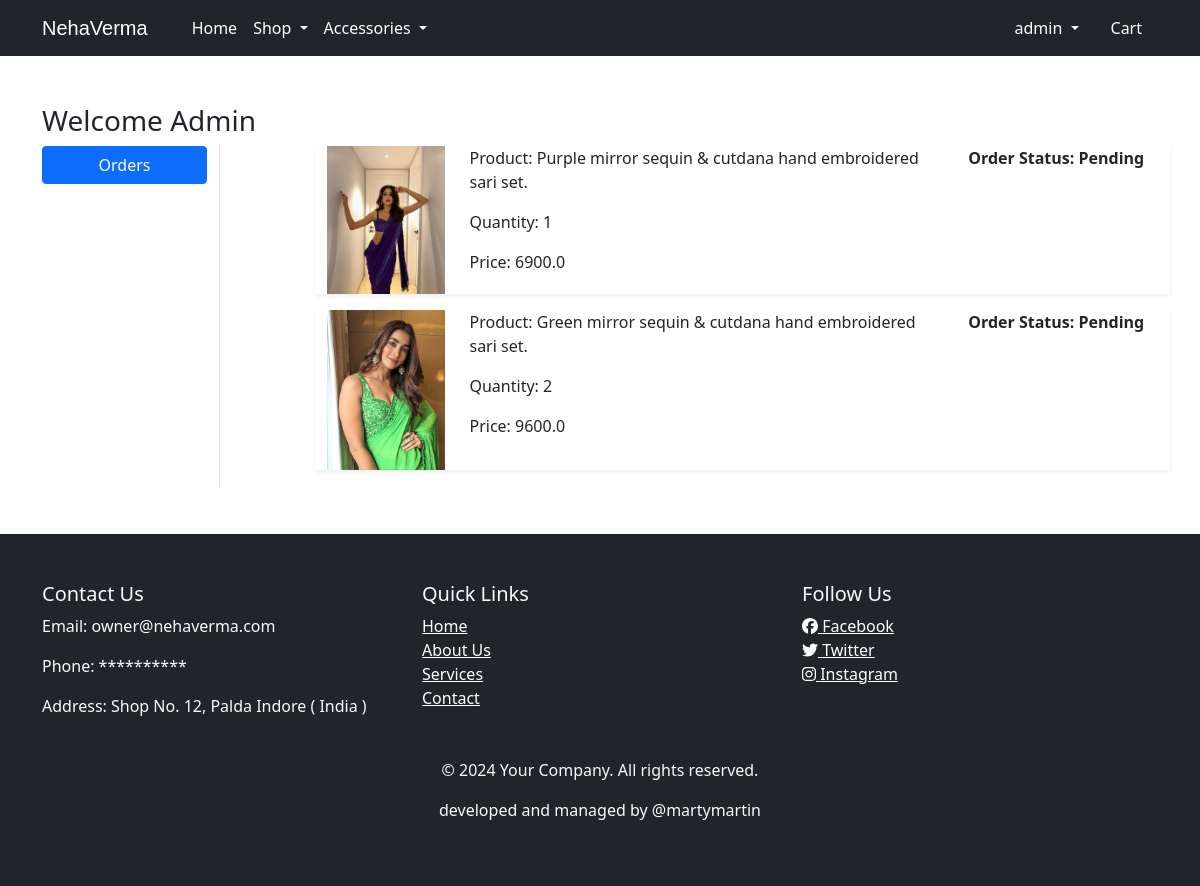
Screenshot of /orders/ (signed in) with the database file from the repository.
### app/models.py (models this page shows, shortened)
class OrderPlaced(models.Model):
    user = models.ForeignKey(User,on_delete=models.CASCADE)
    customer = models.ForeignKey(Customer,on_delete=models.CASCADE)
    product = models.ForeignKey(Product, on_delete=models.CASCADE)
    quantity = models.PositiveIntegerField(default=1)
    ordered_date = models.DateTimeField(auto_now_add=True)
    status = models.CharField(max_length=50,choices=STATUS_CHOICES,default='Pending')
    @property
    def total_cost(self):
        return self.quantity*self.product.discounted_price

class Product(models.Model):
    title = models.CharField(max_length=100)
    selling_price = models.FloatField()
    discounted_price = models.FloatField()
    description = models.TextField()
    brand = models.CharField(max_length=100)
    category = models.CharField(choices=CATEGORY_CHOICES,max_length=2)
    product_image=models.ImageField(upload_to='productimg')

### app/views.py (the view)
# urls.py: path('orders/', views.orders, name='orders'),
@login_required
def orders(request):
 op=OrderPlaced.objects.filter(user=request.user)
 return render(request, 'app/orders.html',{'order_placed':op})

### app/templates/app/orders.html (shortened to what this page needs)
{% extends 'app/base.html' %}
{% load static %}
{% block main-content %}
<div class="container my-5">
    <h3>Welcome <span class="text-capitalize">{{ request.user }}</span></h3>
    <div class="row">
        <div class="col-sm-2 border-end">
            <ul class="list-unstyled">
                <li class="d-grid"><a href="{% url 'orders' %}" class="btn btn-primary">Orders</a></li>
            </ul>
        </div>
        <div class="col-sm-9 offset-sm-1">
            {% for order in order_placed  %}
            <div class="row shadow-sm mb-3">
                <div class="col-sm-2">
                    <img src="{{ order.product.product_image.url }}" alt="{{ order.product.title }}" class="img-fluid" height="150" width="150">
                </div>
                <div class="col-sm-7">
                    <p>Product: {{ order.product.title }}</p>
                    <p>Quantity: {{ order.quantity }}</p>
                    <p>Price: {{ order.total_cost }}</p>
                </div>
                <div class="col-sm-3 fw-bold">
                    <p>Order Status: {{ order.status }}</p>
                </div>
            </div>
            {% endfor %}
        </div>
    </div>
</div>
{% endblock main-content %}

### app/templates/app/base.html (shortened to what this page needs)
<!doctype html>
{% load static %}
<html lang="en">
  <head>
    <link href="https://cdn.jsdelivr.net/npm/bootstrap@5.0.0-beta1/dist/css/bootstrap.min.css" rel="stylesheet">
    <link rel="stylesheet" href="{% static 'app/css/owl.carousel.min.css' %}">
    <link rel="stylesheet" href="{% static 'app/css/all.min.css' %}">
    <link rel="stylesheet" href="{% static 'app/css/style.css' %}">
  </head>
  <body>
    <nav class="navbar navbar-expand-lg navbar-dark bg-dark">
     <div class="container">
       <a class="navbar-brand" style='font-family: Impact, sans-serif;' href="/">NehaVerma</a>
       <i class="fa-solid fa-shop ms-auto"></i>
       <div class="collapse navbar-collapse" id="navbarSupportedContent">
         <ul class="navbar-nav me-auto mb-2 mb-lg-0">
           <li class="nav-item">
             <a class="nav-link active" aria-current="page" href="/">Home</a>
           </li>
           <li class="nav-item dropdown">
             <a class="nav-link dropdown-toggle text-white" href="#" id="electronicsDropdown" role="button" data-bs-toggle="dropdown" aria-expanded="false">
               Shop
             </a>
           </li>
           <li class="nav-item dropdown">
             <a class="nav-link dropdown-toggle text-white" href="#" id="fashionDropdown" role="button" data-bs-toggle="dropdown" aria-expanded="false">
              Accessories
             </a>
           </li>
         </ul>
         <div>
          <ul class="navbar-nav me-auto mb-2 mb-lg-0">
            {% if request.user.is_authenticated %}
           <li class="nav-item dropdown mx-2">
              <a class="nav-link dropdown-toggle text-white" href="#" id="profileDropdown" role="button" data-bs-toggle="dropdown" aria-expanded="false">
                {{request.user.username}}
              </a>
            </li>
            <li class="nav-item mx-2">
             <a href="{% url 'showcart' %}" class="nav-link text-white"> Cart </a>
            </li>
            {% endif %}
          </ul>
         </div>
       </div>
     </div>
    </nav>
    {% block main-content %} {% endblock main-content %}
    <footer class="container-fluid bg-dark text-light py-5">
      <div class="container">
          <div class="row">
              <div class="col-md-4">
                  <h5>Contact Us</h5>
                  <p>Email: owner@nehaverma.com</p>
                  <p>Phone: **********</p>
                  <p>Address: Shop No. 12, Palda Indore ( India )</p>
              </div>
              <div class="col-md-4">
                  <h5>Quick Links</h5>
                  <ul class="list-unstyled">
                      <li><a href="{% url 'home'%}" style="color: white;">Home</a></li>
                      <li><a href="{% url 'about'%}" style="color: white;">About Us</a></li>
                      <li><a href="#" style="color: white;">Services</a></li>
                      <li><a href="{% url 'contact'%}" style="color: white;">Contact</a></li>
                  </ul>
              </div>
              <div class="col-md-4">
                  <h5>Follow Us</h5>
                  <ul class="list-unstyled">
                      <li><a href="#" style="color: white;"><i class="fab fa-facebook"></i> Facebook</a></li>
                      <li><a href="#" style="color: white;"><i class="fab fa-twitter"></i> Twitter</a></li>
                      <li><a href="https://www.instagram.com/perwas.in" style="color: white;"><i class="fab fa-instagram"></i> Instagram</a></li>
                  </ul>
              </div>
          </div>
          <div class="row mt-4">
              <div class="col-md-12 text-center">
                  <p>&copy; 2024 Your Company. All rights reserved.</p>
                  <p>developed and managed by @martymartin</p>
              </div>
          </div>
      </div>
  </footer>
  </body>
</html>

### rows the page displays
OrderPlaced: product.product_image (picture), product "Purple mirror sequin & cutdana hand embroidered sari set.", quantity "1", total_cost "6900.0", status "Pending"
OrderPlaced: product.product_image (picture), product "Green mirror sequin & cutdana hand embroidered sari set.", quantity "2", total_cost "9600.0", status "Pending"

### other values shown
{{ request.user.username }} "admin"
{{ request.user }} "Admin"
